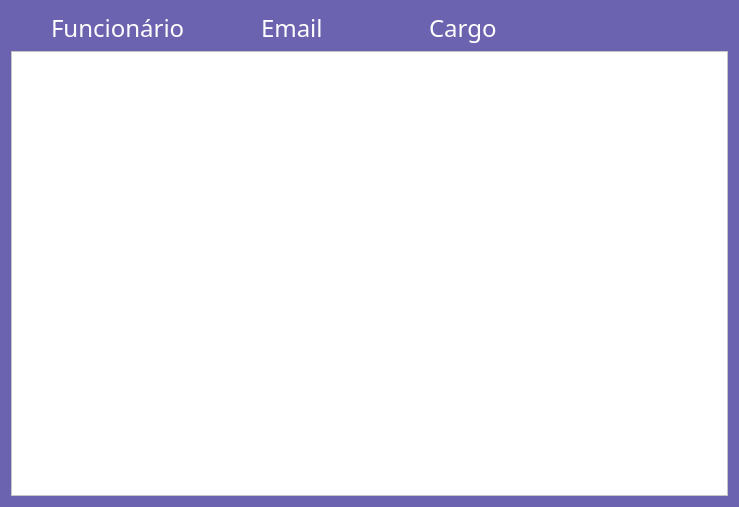
<?xml version="1.0" encoding="UTF-8"?>
<ui version="4.0">
 <class>Form</class>
 <widget class="QWidget" name="Form">
  <property name="geometry">
   <rect>
    <x>0</x>
    <y>0</y>
    <width>739</width>
    <height>507</height>
   </rect>
  </property>
  <property name="windowTitle">
   <string>Form</string>
  </property>
  <property name="styleSheet">
   <string notr="true">background-color:rgb(108, 99, 176);</string>
  </property>
  <layout class="QVBoxLayout" name="verticalLayout_2">
   <item>
    <layout class="QHBoxLayout" name="horizontalLayout">
     <item>
      <spacer name="horizontalSpacer_4">
       <property name="orientation">
        <enum>Qt::Horizontal</enum>
       </property>
       <property name="sizeType">
        <enum>QSizePolicy::Fixed</enum>
       </property>
       <property name="sizeHint" stdset="0">
        <size>
         <width>40</width>
         <height>20</height>
        </size>
       </property>
      </spacer>
     </item>
     <item>
      <widget class="QLabel" name="label_5">
       <property name="font">
        <font>
         <family>Impact</family>
         <pointsize>18</pointsize>
        </font>
       </property>
       <property name="styleSheet">
        <string notr="true">color: rgb(255, 255, 255);</string>
       </property>
       <property name="text">
        <string>Funcionário</string>
       </property>
      </widget>
     </item>
     <item>
      <spacer name="horizontalSpacer">
       <property name="orientation">
        <enum>Qt::Horizontal</enum>
       </property>
       <property name="sizeType">
        <enum>QSizePolicy::Fixed</enum>
       </property>
       <property name="sizeHint" stdset="0">
        <size>
         <width>70</width>
         <height>20</height>
        </size>
       </property>
      </spacer>
     </item>
     <item>
      <widget class="QLabel" name="label_6">
       <property name="font">
        <font>
         <family>Impact</family>
         <pointsize>18</pointsize>
        </font>
       </property>
       <property name="styleSheet">
        <string notr="true">color: rgb(255, 255, 255);</string>
       </property>
       <property name="text">
        <string>Email</string>
       </property>
      </widget>
     </item>
     <item>
      <spacer name="horizontalSpacer_2">
       <property name="orientation">
        <enum>Qt::Horizontal</enum>
       </property>
       <property name="sizeType">
        <enum>QSizePolicy::Fixed</enum>
       </property>
       <property name="sizeHint" stdset="0">
        <size>
         <width>100</width>
         <height>20</height>
        </size>
       </property>
      </spacer>
     </item>
     <item>
      <widget class="QLabel" name="label_7">
       <property name="font">
        <font>
         <family>Impact</family>
         <pointsize>18</pointsize>
        </font>
       </property>
       <property name="styleSheet">
        <string notr="true">color: rgb(255, 255, 255);</string>
       </property>
       <property name="text">
        <string>Cargo</string>
       </property>
      </widget>
     </item>
     <item>
      <spacer name="horizontalSpacer_3">
       <property name="orientation">
        <enum>Qt::Horizontal</enum>
       </property>
       <property name="sizeHint" stdset="0">
        <size>
         <width>40</width>
         <height>13</height>
        </size>
       </property>
      </spacer>
     </item>
    </layout>
   </item>
   <item>
    <widget class="QScrollArea" name="scrollarea">
     <property name="styleSheet">
      <string notr="true">background-color: rgb(255, 255, 255);
color: rgb(0, 0, 0);</string>
     </property>
     <property name="widgetResizable">
      <bool>true</bool>
     </property>
     <widget class="QWidget" name="scrollAreaWidgetContents">
      <property name="geometry">
       <rect>
        <x>0</x>
        <y>0</y>
        <width>719</width>
        <height>20</height>
       </rect>
      </property>
      <property name="sizePolicy">
       <sizepolicy hsizetype="Preferred" vsizetype="Fixed">
        <horstretch>0</horstretch>
        <verstretch>0</verstretch>
       </sizepolicy>
      </property>
      <layout class="QVBoxLayout" name="verticalLayout">
       <item>
        <layout class="QVBoxLayout" name="painel_funcionarios_scrollarea"/>
       </item>
      </layout>
     </widget>
    </widget>
   </item>
  </layout>
 </widget>
 <resources/>
 <connections/>
</ui>
